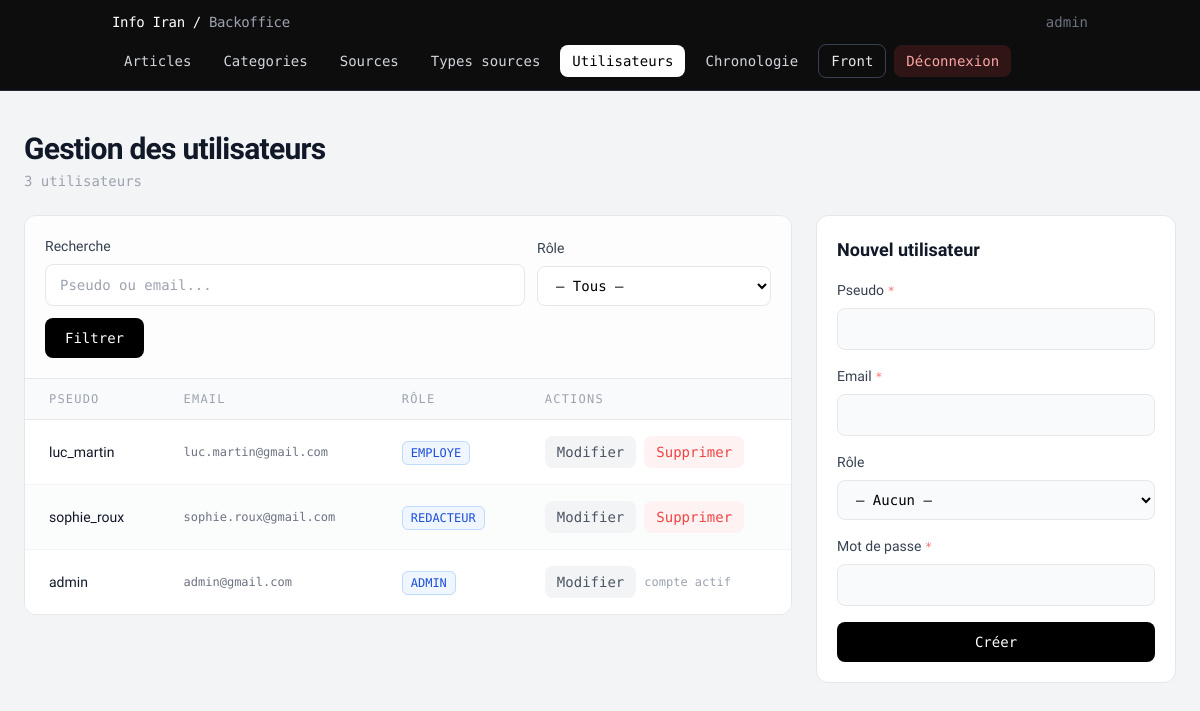
The app's page /pages/articles/backoffice_utilisateurs.php (signed in) with its own data.
### tables this page shows
CREATE TABLE utilisateurs (
    id           INT PRIMARY KEY AUTO_INCREMENT,
    pseudo       VARCHAR(50)  NOT NULL,
    email        VARCHAR(100) UNIQUE NOT NULL,
    mot_de_passe VARCHAR(255) NOT NULL,
    id_role      INT,
    FOREIGN KEY (id_role) REFERENCES roles(id) ON DELETE SET NULL
);

CREATE TABLE roles (
    id     INT PRIMARY KEY AUTO_INCREMENT,
    code   VARCHAR(50) UNIQUE NOT NULL,
    niveau INT UNIQUE NOT NULL
);

### models/Database.php (called while the page is built, shortened)
<?php
class Database
{
    private static $instance = null;
    private $pdo;
    private function __construct()
    {
        $host = getenv('DB_HOST') ?: '127.0.0.1';
        $db   = getenv('DB_NAME') ?: 'info_actualite';
        $user = getenv('DB_USER') ?: 'actualite_user';
        $pass = getenv('DB_PASS') ?: 'secret_pw';
        $charset = 'utf8mb4';
        $dsn = "mysql:host={$host};dbname={$db};charset={$charset}";
        $options = [
            PDO::ATTR_ERRMODE => PDO::ERRMODE_EXCEPTION,
            PDO::ATTR_DEFAULT_FETCH_MODE => PDO::FETCH_ASSOC,
            PDO::ATTR_EMULATE_PREPARES => false,
        ];
        $this->pdo = new PDO($dsn, $user, $pass, $options);
    }
    public static function getInstance()
    {
        if (self::$instance === null) {
            self::$instance = new self();
        }
        return self::$instance;
    }
    public function getConnection()
    {
        return $this->pdo;
    }
}

### controllers/BackofficeController.php (called while the page is built, shortened)
<?php
require_once __DIR__ . '/../models/Database.php';
require_once __DIR__ . '/../services/UserService.php';
class BackofficeController
{
    private UserService $userService;
    public function __construct()
    {
        $this->userService = new UserService();
    }
    public function listUsersPaginated(int $perPage, int $offset, string $q = '', int $roleId = 0): array
    {
        return $this->userService->getUsersPaginated($perPage, $offset, $q, $roleId);
    }
}

### services/UserService.php (called while the page is built, shortened)
<?php
require_once __DIR__ . '/../models/Database.php';
class UserService
{
    private \PDO $db;
    public function __construct()
    {
        $this->db = Database::getInstance()->getConnection();
    }
    public function getUsersPaginated(int $perPage, int $offset, string $q = '', int $roleId = 0): array
    {
        $where = [];
        $params = [];
        $wc = $where ? 'WHERE ' . implode(' AND ', $where) : '';
        $stmtC = $this->db->prepare("SELECT COUNT(*) FROM utilisateurs u {$wc}");
        $stmtC->execute($params);
        $total = (int) $stmtC->fetchColumn();
        $sql = "
            SELECT u.id, u.pseudo, u.email, u.id_role, r.code AS role_code, r.niveau AS role_niveau
            FROM utilisateurs u
            LEFT JOIN roles r ON r.id = u.id_role
            {$wc}
            ORDER BY u.id DESC
            LIMIT :lim OFFSET :off
        ";
        $stmt = $this->db->prepare($sql);
        $stmt->bindValue(':lim', $perPage, \PDO::PARAM_INT);
        $stmt->bindValue(':off', $offset, \PDO::PARAM_INT);
        $stmt->execute();
        return ['total' => $total, 'rows' => $stmt->fetchAll(\PDO::FETCH_ASSOC)];
    }
}

### pages/articles/backoffice_utilisateurs.php (the view, shortened to what this page needs)
<?php
require_once __DIR__ . '/../../controllers/BackofficeController.php';
require_once __DIR__ . '/partials/backoffice_nav.php';
$controller = new BackofficeController();
$currentUserId = intval($_SESSION['user']['id'] ?? 0);
$perPage = 15;
$page = max(1, intval($_GET['page'] ?? 1));
$offset = ($page - 1) * $perPage;
$q = trim($_GET['q'] ?? '');
$roleId = intval($_GET['role'] ?? 0);
$result = $controller->listUsersPaginated($perPage, $offset, $q, $roleId);
$rows = $result['rows'];
$total = $result['total'];
$editId = intval($_GET['edit'] ?? 0);
$editUser = $editId > 0 ? $controller->getUserById($editId) : null;
?>
<!DOCTYPE html>
<html lang="fr">
<head>
</head>
<body class="bg-gray-100 min-h-screen">
<main class="container mx-auto px-6 py-10 max-w-[90rem]">
    <div class="mb-6 flex items-start justify-between gap-4">
        <div>
            <h1 class="text-3xl font-semibold text-gray-900 tracking-tight">Gestion des utilisateurs</h1>
            <p class="mono text-sm text-gray-400 mt-1">
                <?= $total ?> utilisateur<?= $total > 1 ? 's' : '' ?>
            </p>
        </div>
    </div>
    <div class="lg:grid lg:grid-cols-[1fr_360px] gap-6 items-start">
        <section class="bg-white border border-gray-200 rounded-xl overflow-hidden">
            <form method="GET" action="/backoffice/utilisateurs" class="p-5 border-b border-gray-200 bg-gray-50/40 grid grid-cols-1 md:grid-cols-3 gap-3 items-end">
                <div class="md:col-span-2">
                    <label class="block text-sm font-medium text-gray-700 mb-2">Recherche</label>
                    <input type="text" name="q" value="<?= htmlspecialchars($q) ?>" placeholder="Pseudo ou email..."
                           class="w-full mono text-sm px-3.5 py-2.5 border border-gray-200 rounded-lg bg-white focus:border-gray-400 focus:outline-none transition-colors">
                </div>
                <div>
                    <label class="block text-sm font-medium text-gray-700 mb-2">Rôle</label>
                    <select name="role" class="w-full mono text-sm px-3.5 py-2.5 border border-gray-200 rounded-lg bg-white focus:border-gray-400 focus:outline-none transition-colors">
                        <option value="0">— Tous —</option>
                    </select>
                </div>
                <button type="submit" class="mono text-sm font-medium bg-black text-white px-5 py-2.5 rounded-lg hover:bg-gray-800 transition-colors w-fit">Filtrer</button>
            </form>
            <?php if (empty($rows)): ?>
                <div class="px-6 py-20 text-center mono text-base text-gray-400">Aucun utilisateur trouvé.</div>
            <?php else: ?>
                <div class="overflow-x-auto">
                    <table class="w-full text-left border-collapse">
                        <thead>
                            <tr class="bg-gray-50 border-b border-gray-200 mono text-xs text-gray-400 uppercase tracking-widest">
                                <th class="px-6 py-3 font-normal">Pseudo</th>
                                <th class="px-6 py-3 font-normal">Email</th>
                                <th class="px-6 py-3 font-normal">Rôle</th>
                                <th class="px-6 py-3 font-normal">Actions</th>
                            </tr>
                        </thead>
                        <tbody class="divide-y divide-gray-100">
                            <?php foreach ($rows as $i => $row): ?>
                                <tr class="hover:bg-blue-50/30 transition-colors <?= $i % 2 === 1 ? 'bg-gray-50/60' : 'bg-white' ?>">
                                    <td class="px-6 py-4 text-sm font-medium text-gray-900"><?= htmlspecialchars($row['pseudo']) ?></td>
                                    <td class="px-6 py-4 mono text-xs text-gray-500"><?= htmlspecialchars($row['email']) ?></td>
                                    <td class="px-6 py-4">
                                        <?php if (!empty($row['role_code'])): ?>
                                            <span class="mono text-xs bg-blue-50 border border-blue-200 text-blue-700 px-2 py-1 rounded-md">
                                                <?= htmlspecialchars($row['role_code']) ?>
                                            </span>
                                        <?php else: ?>
                                            <span class="mono text-xs text-gray-400">—</span>
                                        <?php endif; ?>
                                    </td>
                                    <td class="px-6 py-4">
                                        <div class="flex items-center gap-2">
                                            <a href="/backoffice/utilisateurs?edit=<?= (int) $row['id'] ?><?= $q !== '' ? '&q=' . urlencode($q) : '' ?><?= $roleId > 0 ? '&role=' . $roleId : '' ?>" class="mono text-sm text-gray-600 bg-gray-100 hover:bg-gray-200 px-3 py-1.5 rounded-lg transition-colors">Modifier</a>
                                            <?php if ((int) $row['id'] !== $currentUserId): ?>
                                                <form method="POST" action="/backoffice/gestion/traitement" onsubmit="return confirm('Supprimer cet utilisateur ?');">
                                                    <button type="submit" class="mono text-sm text-red-500 bg-red-50 hover:bg-red-100 px-3 py-1.5 rounded-lg transition-colors">Supprimer</button>
                                                </form>
                                            <?php else: ?>
                                                <span class="mono text-xs text-gray-400">compte actif</span>
                                            <?php endif; ?>
                                        </div>
                                    </td>
                                </tr>
                            <?php endforeach; ?>
                        </tbody>
                    </table>
                </div>
            <?php endif; ?>
        </section>
        <aside class="sticky top-20 bg-white border border-gray-200 rounded-xl p-5">
            <?php if (!$editUser): ?>
                <h2 class="text-lg font-semibold text-gray-900 mb-4">Nouvel utilisateur</h2>
                <form method="POST" action="/backoffice/gestion/traitement" class="space-y-4">
                    <div>
                        <label class="block text-sm font-medium text-gray-700 mb-2">Pseudo <span class="mono text-xs text-red-400">*</span></label>
                        <input type="text" name="pseudo" required class="w-full mono text-sm px-3.5 py-2.5 border border-gray-200 rounded-lg bg-gray-50 focus:bg-white focus:border-gray-400 focus:outline-none transition-colors">
                    </div>
                    <div>
                        <label class="block text-sm font-medium text-gray-700 mb-2">Email <span class="mono text-xs text-red-400">*</span></label>
                        <input type="email" name="email" required class="w-full mono text-sm px-3.5 py-2.5 border border-gray-200 rounded-lg bg-gray-50 focus:bg-white focus:border-gray-400 focus:outline-none transition-colors">
                    </div>
                    <div>
                        <label class="block text-sm font-medium text-gray-700 mb-2">Rôle</label>
                        <select name="id_role" class="w-full mono text-sm px-3.5 py-2.5 border border-gray-200 rounded-lg bg-gray-50 focus:bg-white focus:border-gray-400 focus:outline-none transition-colors">
                            <option value="0">— Aucun —</option>
                        </select>
                    </div>
                    <div>
                        <label class="block text-sm font-medium text-gray-700 mb-2">Mot de passe <span class="mono text-xs text-red-400">*</span></label>
                        <input type="password" name="password" required class="w-full mono text-sm px-3.5 py-2.5 border border-gray-200 rounded-lg bg-gray-50 focus:bg-white focus:border-gray-400 focus:outline-none transition-colors">
                    </div>
                    <button type="submit" class="w-full mono text-sm font-medium bg-black text-white px-4 py-2.5 rounded-lg hover:bg-gray-800 transition-colors">Créer</button>
                </form>
            <?php endif; ?>
        </aside>
    </div>
</main>
</body>
</html>

### records on screen
utilisateurs: pseudo "luc_martin", email "luc.martin@gmail.com", id_role.code "EMPLOYE"
utilisateurs: pseudo "sophie_roux", email "sophie.roux@gmail.com", id_role.code "REDACTEUR"
utilisateurs: pseudo "admin", email "admin@gmail.com", id_role.code "ADMIN", shows "compte actif"

### other values on screen
$username "admin"
$link['label'] "Articles"
$link['label'] "Categories"
$link['label'] "Sources"
$link['label'] "Types sources"
$link['label'] "Utilisateurs"
$link['label'] "Chronologie"
$total "3"
